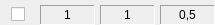
<?xml version="1.0" encoding="UTF-8"?>
<ui version="4.0">
 <class>TFDimensionZoom</class>
 <widget class="QWidget" name="TFDimensionZoom">
  <property name="geometry">
   <rect>
    <x>0</x>
    <y>0</y>
    <width>215</width>
    <height>25</height>
   </rect>
  </property>
  <property name="minimumSize">
   <size>
    <width>215</width>
    <height>25</height>
   </size>
  </property>
  <property name="maximumSize">
   <size>
    <width>215</width>
    <height>25</height>
   </size>
  </property>
  <property name="windowTitle">
   <string>Form</string>
  </property>
  <widget class="QLabel" name="dimensionValue">
   <property name="geometry">
    <rect>
     <x>40</x>
     <y>5</y>
     <width>55</width>
     <height>20</height>
    </rect>
   </property>
   <property name="frameShape">
    <enum>QFrame::Panel</enum>
   </property>
   <property name="frameShadow">
    <enum>QFrame::Sunken</enum>
   </property>
   <property name="text">
    <string>1</string>
   </property>
   <property name="alignment">
    <set>Qt::AlignCenter</set>
   </property>
   <property name="margin">
    <number>2</number>
   </property>
  </widget>
  <widget class="QLabel" name="zoomValue">
   <property name="geometry">
    <rect>
     <x>100</x>
     <y>5</y>
     <width>55</width>
     <height>20</height>
    </rect>
   </property>
   <property name="frameShape">
    <enum>QFrame::Panel</enum>
   </property>
   <property name="frameShadow">
    <enum>QFrame::Sunken</enum>
   </property>
   <property name="text">
    <string>1</string>
   </property>
   <property name="alignment">
    <set>Qt::AlignCenter</set>
   </property>
   <property name="margin">
    <number>2</number>
   </property>
  </widget>
  <widget class="QLabel" name="centerValue">
   <property name="geometry">
    <rect>
     <x>160</x>
     <y>5</y>
     <width>55</width>
     <height>20</height>
    </rect>
   </property>
   <property name="frameShape">
    <enum>QFrame::Panel</enum>
   </property>
   <property name="frameShadow">
    <enum>QFrame::Sunken</enum>
   </property>
   <property name="text">
    <string>0,5</string>
   </property>
   <property name="alignment">
    <set>Qt::AlignCenter</set>
   </property>
   <property name="margin">
    <number>2</number>
   </property>
  </widget>
  <widget class="QWidget" name="checkWidget" native="true">
   <property name="geometry">
    <rect>
     <x>0</x>
     <y>5</y>
     <width>35</width>
     <height>20</height>
    </rect>
   </property>
   <layout class="QHBoxLayout" name="checkLayout">
    <property name="spacing">
     <number>0</number>
    </property>
    <property name="margin">
     <number>0</number>
    </property>
    <item>
     <spacer name="horizontalSpacer1">
      <property name="orientation">
       <enum>Qt::Horizontal</enum>
      </property>
      <property name="sizeHint" stdset="0">
       <size>
        <width>40</width>
        <height>20</height>
       </size>
      </property>
     </spacer>
    </item>
    <item>
     <widget class="QCheckBox" name="axisCheck">
      <property name="minimumSize">
       <size>
        <width>15</width>
        <height>15</height>
       </size>
      </property>
      <property name="layoutDirection">
       <enum>Qt::RightToLeft</enum>
      </property>
      <property name="text">
       <string/>
      </property>
      <property name="checked">
       <bool>false</bool>
      </property>
     </widget>
    </item>
    <item>
     <spacer name="horizontalSpacer2">
      <property name="orientation">
       <enum>Qt::Horizontal</enum>
      </property>
      <property name="sizeHint" stdset="0">
       <size>
        <width>40</width>
        <height>20</height>
       </size>
      </property>
     </spacer>
    </item>
   </layout>
  </widget>
 </widget>
 <resources/>
 <connections/>
</ui>
